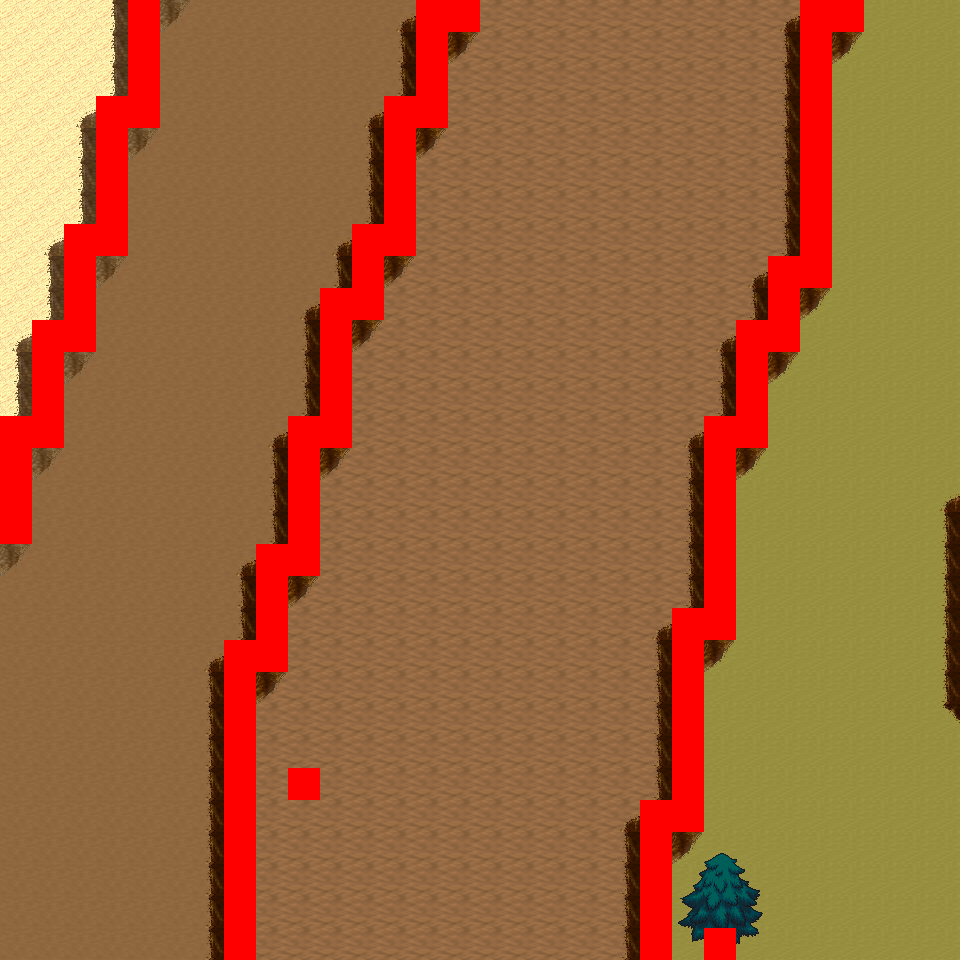

A level layout from a 2D game, rendered from its tile map. Below: a short description, then the map file with tile-grid data replaced by summaries:
An orthogonal 30x30 tile map with 32x32 px tiles, 6 tile layers (Ground, Object, Object2, Above, ...), 10 tilesets and 11 objects (11x mapExit).

<map version="1.0" orientation="orthogonal" renderorder="right-down" width="30" height="30" tilewidth="32" tileheight="32" nextobjectid="12">
  <tileset firstgid="1" name="tileset_logic_collision" tilewidth="32" tileheight="32" tilecount="1" columns="1">
    <image source="../drawable/tileset_logic_collision.png" width="32" height="32" />
  </tileset>
  <tileset firstgid="2" name="tileset_ground_ground" tilewidth="32" tileheight="32" tilecount="33" columns="3">
    <image source="../drawable/tileset_ground_ground.png" width="96" height="352" />
  </tileset>
  <tileset firstgid="35" name="tileset_ground_ridge_earth_pale" tilewidth="32" tileheight="32" tilecount="96" columns="12">
    <image source="../drawable/tileset_ground_ridge_earth_pale.png" width="384" height="256" />
  </tileset>
  <tileset firstgid="131" name="tileset_ground_ridge_earth_dark" tilewidth="32" tileheight="32" tilecount="96" columns="12">
    <image source="../drawable/tileset_ground_ridge_earth_dark.png" width="384" height="256" />
  </tileset>
  <tileset firstgid="227" name="tileset_terrain_desert" tilewidth="32" tileheight="32" tilecount="88" columns="8">
    <image source="../drawable/tileset_terrain_desert.png" width="256" height="352" />
  </tileset>
  <tileset firstgid="315" name="tileset_ground_ladder_horizontal_dark" tilewidth="32" tileheight="32" tilecount="3" columns="1">
    <image source="../drawable/tileset_ground_ladder_horizontal_dark.png" width="32" height="96" />
  </tileset>
  <tileset firstgid="318" name="tileset_plant_bush_various_small" tilewidth="32" tileheight="32" tilecount="9" columns="3">
    <image source="../drawable/tileset_plant_bush_various_small.png" width="96" height="96" />
  </tileset>
  <tileset firstgid="327" name="tileset_plant_cactus_2" tilewidth="32" tileheight="32" tilecount="10" columns="5">
    <image source="../drawable/tileset_plant_cactus_2.png" width="160" height="64" />
  </tileset>
  <tileset firstgid="337" name="tileset_plant_tree_evergreen" tilewidth="32" tileheight="32" tilecount="36" columns="3">
    <image source="../drawable/tileset_plant_tree_evergreen.png" width="96" height="384" />
  </tileset>
  <tileset firstgid="373" name="tileset_ground_sand_2" tilewidth="32" tileheight="32" tilecount="15" columns="5">
    <image source="../drawable/tileset_ground_sand_2.png" width="160" height="96" />
  </tileset>
  <layer name="Ground" width="30" height="30">
    <data>[900 cells, 900 non-empty, 4 distinct tile ids]</data>
  </layer>
  <layer name="Object" width="30" height="30">
    <data>[900 cells, 196 non-empty, 17 distinct tile ids]</data>
  </layer>
  <layer name="Object2" width="30" height="30">
    <data>[900 cells, 0 non-empty, 0 distinct tile ids]</data>
  </layer>
  <layer name="Above" width="30" height="30">
    <data>[900 cells, 10 non-empty, 10 distinct tile ids]</data>
  </layer>
  <layer name="Above2" width="30" height="30">
    <data>[900 cells, 0 non-empty, 0 distinct tile ids]</data>
  </layer>
  <layer name="Walkable" width="30" height="30">
    <data>[900 cells, 96 non-empty, 1 distinct tile ids]</data>
  </layer>
  <objectgroup name="MapEvents">
    <object id="1" name="north" type="mapExit" x="0" y="0" width="128" height="32">
      <properties>
        <property name="map" value="level_0_x26_y128" />
        <property name="x" value="0" />
        <property name="y" value="28" />
      </properties>
    </object>
    <object id="2" name="north2" type="mapExit" x="160" y="0" width="256" height="32">
      <properties>
        <property name="map" value="level_0_x26_y128" />
        <property name="x" value="5" />
        <property name="y" value="28" />
      </properties>
    </object>
    <object id="3" name="north3" type="mapExit" x="480" y="0" width="320" height="32">
      <properties>
        <property name="map" value="level_0_x26_y128" />
        <property name="x" value="15" />
        <property name="y" value="28" />
      </properties>
    </object>
    <object id="4" name="north4" type="mapExit" x="864" y="0" width="96" height="32">
      <properties>
        <property name="map" value="level_0_x26_y128" />
        <property name="x" value="27" />
        <property name="y" value="28" />
      </properties>
    </object>
    <object id="5" name="south" type="mapExit" x="0" y="928" width="224" height="32">
      <properties>
        <property name="map" value="level_0_x26_y130" />
        <property name="x" value="0" />
        <property name="y" value="1" />
      </properties>
    </object>
    <object id="6" name="south2" type="mapExit" x="256" y="928" width="384" height="32">
      <properties>
        <property name="map" value="level_0_x26_y130" />
        <property name="x" value="8" />
        <property name="y" value="1" />
      </properties>
    </object>
    <object id="7" name="south3" type="mapExit" x="672" y="928" width="32" height="32">
      <properties>
        <property name="map" value="level_0_x26_y130" />
        <property name="x" value="21" />
        <property name="y" value="1" />
      </properties>
    </object>
    <object id="8" name="south4" type="mapExit" x="736" y="928" width="224" height="32">
      <properties>
        <property name="map" value="level_0_x26_y130" />
        <property name="x" value="23" />
        <property name="y" value="1" />
      </properties>
    </object>
    <object id="9" name="west" type="mapExit" x="0" y="0" width="32" height="416">
      <properties>
        <property name="map" value="level_0_x25_y129" />
        <property name="x" value="28" />
        <property name="y" value="0" />
      </properties>
    </object>
    <object id="10" name="west2" type="mapExit" x="0" y="544" width="32" height="416">
      <properties>
        <property name="map" value="level_0_x25_y129" />
        <property name="x" value="28" />
        <property name="y" value="17" />
      </properties>
    </object>
    <object id="11" name="east" type="mapExit" x="928" y="0" width="32" height="960">
      <properties>
        <property name="map" value="level_0_x27_y129" />
        <property name="x" value="1" />
        <property name="y" value="0" />
      </properties>
    </object>
  </objectgroup>
</map>
